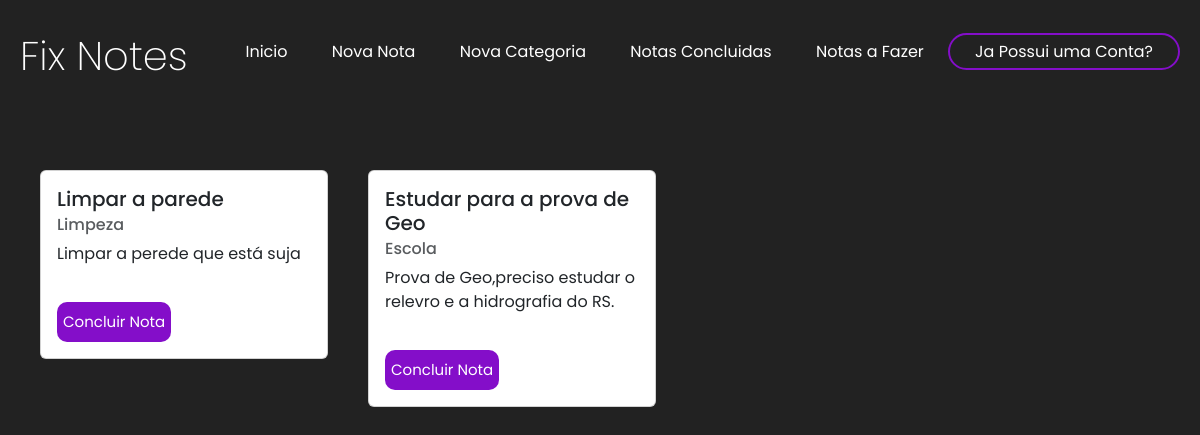
The app's page /home/ (signed in) with its own data.
### notes/models.py (models this page shows, shortened)
class Nota(models.Model):
    titulo_nota = models.CharField(max_length=200)
    categoria = models.ForeignKey(Categoria, on_delete=models.DO_NOTHING)
    desc_nota = models.TextField()

class Categoria(models.Model):
    titulo = models.CharField(max_length=200)
    descricao = models.TextField()
    def __str__(self) -> str:
        return self.titulo

### notes/views.py (the view)
# urls.py: 2. Add a URL to urlpatterns:  path('', views.home, name='home')
@login_required(login_url='/user/login/')
def home(request):
    notas = Nota.objects.all()
    return render(request, 'notes/home.html', {'notas':notas})

### templates/notes/home.html (shortened to what this page needs)
{% extends 'base.html' %}
{% load static %}
{% block addcss %}
    <link rel="stylesheet" href="{% static 'notes/css/home.css' %}">
{% endblock %}
{% block content %}
    <header>
        <div id="title">
            <h1>Fix Notes</h1>
        </div>
        <ul>
            <a href="{% url 'home' %}"><li>Inicio</li></a>
            <a href="#"><li>Nova Nota</li></a>
            <a href="{% url 'nova_categoria' %}"><li>Nova Categoria</li></a>
            <a href="#"><li>Notas Concluidas</li></a>
            <a href="#"><li>Notas a Fazer</li></a>
            <a href="/user/cadastro/" id="inscrevase-btn"><li>Ja Possui uma Conta?</li></a>
        </ul>
    </header>
    <main>
        {% for nota in notas %}
            <div class="card" style="width: 18rem;">
                <div class="card-body">
                    <h5 class="card-title">{{nota.titulo_nota}}</h5>
                    <h6 class="card-subtitle mb-2 text-muted">{{nota.categoria}}</h6>
                    <p class="card-text">{{nota.desc_nota}}</p>
                    <form action="#">
                        <input type="submit" value="Concluir Nota">
                    </form>
                </div>
            </div>
        {% endfor %}
    </main>
{% endblock %}

### templates/notes/css/home.css (style rules this page uses)
body { background-color: rgb(34, 34, 34); color: white; font-family: 'Poppins', sans-serif; max-width: 1200px; padding: 20px; }
header { display: flex; flex-direction: row; justify-content: space-between; align-items: center; }
#title { flex-direction: column; }
li { display: inline-block; margin: 20px; }
h1 { font-weight: 200; }
main { display: flex; flex-direction: row; margin-top: 50px; }
div.card { margin: 20px; height: 50%; }
a { color: white; }
#inscrevase-btn { border: 2px solid rgb(132, 14, 201); padding: 5px; border-radius: 20px; }
form { display: flex; width: 30%; }
input { margin-top: 20px; height: 40px; border-radius: 10px; border: none; font-size: 15px; }
form [type='submit'] { background-color: rgb(132, 14, 201); color: white; }

### records on screen
Nota: titulo_nota "Limpar a parede", categoria "Limpeza", desc_nota "Limpar a perede que está suja"
Nota: titulo_nota "Estudar para a prova de Geo", categoria "Escola", desc_nota "Prova de Geo,preciso estudar o relevro e a hidrografia do RS."
